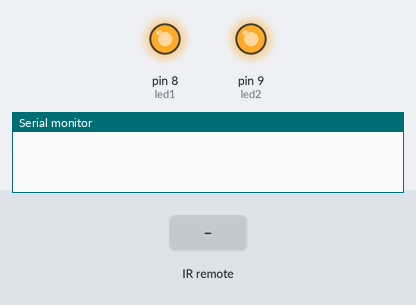
Simulated run of this sketch. Board: Arduino Uno, built with avr-gcc and run on an emulated ATmega328P. Parts: output pins drawn as LEDs (lit = HIGH), the last lines printed to the serial monitor. Inputs (shaded band) come from the test bench.

Above: at 1.2 s.
1.3 s: infrared code 0x38863BD2 received
At 2.5 s:
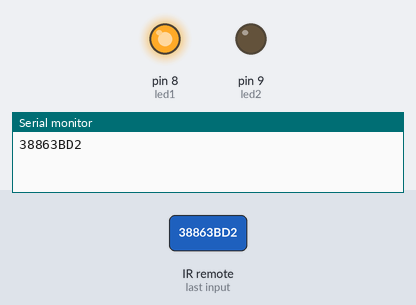
2.8 s: infrared code 0x38863BD2 received
At 3.6 s:
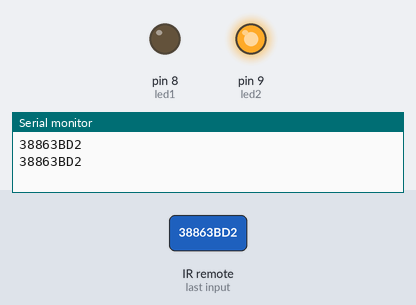
4.3 s: infrared code 0x38863BDC received
At 4.8 s:
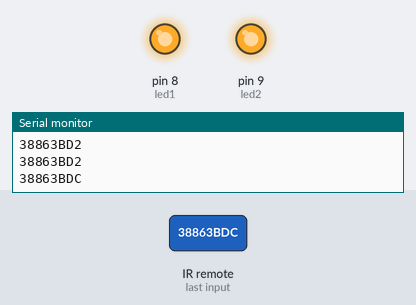
Timing chart, 0 to 7.3 s (numbered marks = the images above; inputs shaded):
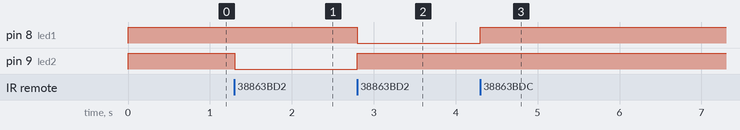

The sketch:

REverse_Forward.ino
```cpp
/*
USE >> Arduino UNO
##Input Pin
PIN 2 >> Data recive pin from ir sensor
##Output Pin
PIN 8 >> Forward MC
PIN 9 >> Revedrse MC

##Ir Remote Selection >> Please see in remote Pic from Induestrial Control folder
power Button >> Reverse/forward
Menu Button >> Stop
*/


#include <IRremote.h>

int RECV_PIN = 2;
IRrecv irrecv(RECV_PIN);
decode_results results;
//power=on,menu=off

int state1=1;

int led1=8;
int led2=9;


void setup()
{
  Serial.begin(9600);
  irrecv.enableIRIn(); // Start the receiver
  pinMode(led1,OUTPUT);
  pinMode(led2,OUTPUT);
  digitalWrite(led1,HIGH);
  digitalWrite(led2,HIGH);


}

void loop() {

    if (irrecv.decode(&results)) {
    Serial.println(results.value, HEX);
    irrecv.resume(); // Receive the next value


    if(results.value == 0x38863BD2)
    {
     int state2 = !state1;

     digitalWrite(led1,state1);
     digitalWrite(led2,state2);
      state1 = !state1;
    }


 else if(results.value == 0x38863BDC)
    {
     digitalWrite(led1,HIGH);
     digitalWrite(led2,HIGH);
    }


}


}
```

Measured:
- after the input at 1.3 s, pin 9 (led2): HIGH → LOW at once
- after the input at 2.8 s, pin 8 (led1): HIGH → LOW at once; pin 9 (led2): LOW → HIGH at once
- after the input at 4.3 s, pin 8 (led1): LOW → HIGH at once
